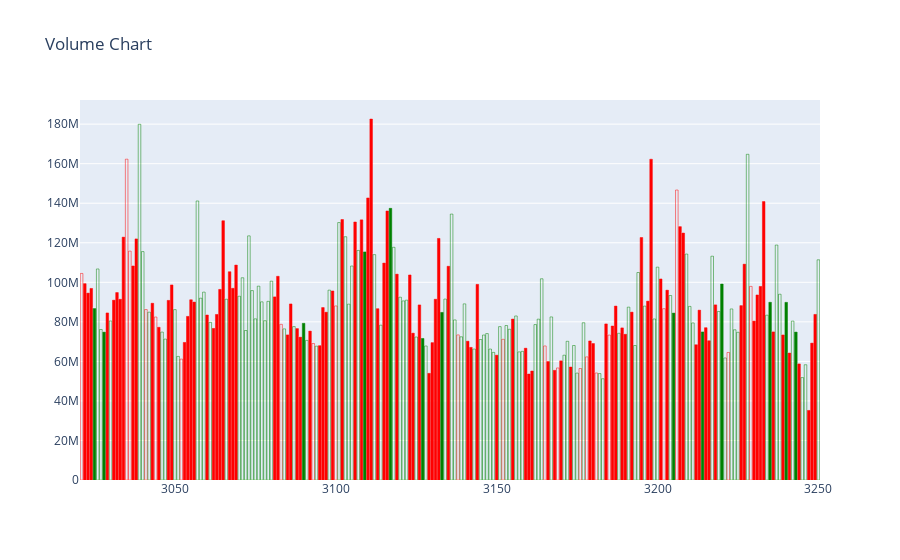

Notebook code cell kept with this figure:
### Code cell
fig = go.Figure()
fig.add_trace(
    go.Bar(
        x=ohlc.index,
        y=ohlc["volume"],
        text=ohlc["Percentage"],
        marker_line_color=ohlc["color"],
        marker_color=ohlc["fill"],
        name="Volume",
        texttemplate="%{text:.2f}%",
        hoverinfo="x+y",
        textfont=dict(color="white")
    )
)
fig.update_layout(title = "Volume Chart")

fig.show()

### Figure 1 — Plotly figure (JSON) as saved in the notebook; plotly's stock layout.template omitted (floating-point values rounded to 4 significant figures; data arrays with more than 128 entries replaced by an {"elided": "..."} marker saying what was removed)
{"data": [{"hoverinfo": "x+y", "marker": {"color": {"elided": "230 str values"}, "line": {"color": {"elided": "230 str values"}}}, "name": "Volume", "text": {"elided": "230 float values"}, "textfont": {"color": "white"}, "texttemplate": "%{text:.2f}%", "type": "bar", "x": {"elided": "230 int values"}, "y": {"elided": "230 int values"}}], "layout": {"title": {"text": "Volume Chart"}}}
